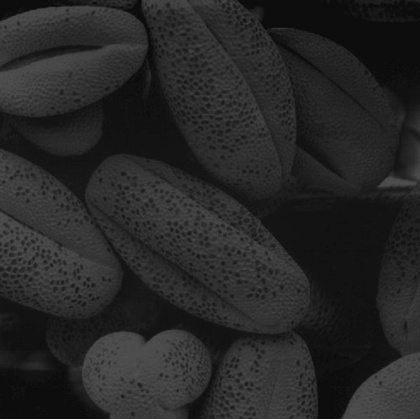
%> input picture Histogram Equilization & Specification/s.jpg, 420 x 419 px, shrunk from 570 x 569 before the run
$ octave 'Contrast Streching.m'   (GNU Octave 9; MATLAB toolbox functions it lacks are replaced by stand-ins)
%> lines starting %> are read from the running program, lines starting %| are printed output that depends on the picture
% Fairuz Nawar - 170104122
clear all, close all, clc

i = imread('s.jpg');
%> i is the input picture: size 419x420x3 uint8; min 8, max 81, mean 38.7
input = rgb2gray(i);
[row,col]=size(input);
%> row = 419; col = 420
input=double(input);
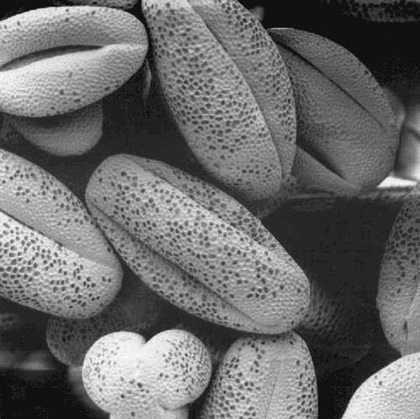
%> input: size 419x420 double; min 8, max 81, mean 38.7; mean of the top-left, top-right, bottom-left and bottom-right quarters 41, 32.8, 43.3, 37.9; drawn with min black and max white
R = uint8(ones(row,col));
A = min(min(input));
%> A = 8
B = max(max(input));
%> B = 81
D = double(B-A);
%> D = 73
M = double(255);
mul = double(M/D);
%> mul = 3.49
t1 = double(zeros(row,col));
t1 = double(input-A);
t2 = double(t1*mul);
R = t2+A;

% Plot
figure;
subplot(2,2,1),imshow(uint8(input));
title('Original Image')
subplot(2,2,2),imshow(uint8(R));
title('Stretched Image')

% Histogram
histogramIn = zeros(1,256);
histogramOut = zeros(1,256);
for i=1:row
    for j=1:col
        tx = uint8(input(i,j))+1;
        histogramIn(tx) = histogramIn(tx)+1;
        ty = uint8(R(i,j)+1);
        histogramOut(ty) = histogramOut(ty)+1;
    end
end
%> after the loop, histogramIn = 256 values, max 10069 at index 20, min 0 at index 1, mean 687.4; histogramOut = 256 values, max 10069 at index 47, min 0 at index 1, mean 687.4

subplot(2,2,3),
bar(histogramIn);
title('Histogram plot Input')
xlabel('Pixel')
ylabel('Frequency')
subplot(2,2,4), bar(histogramOut);
title('Histogram plot Output')
xlabel('Pixel')
ylabel('Frequency')
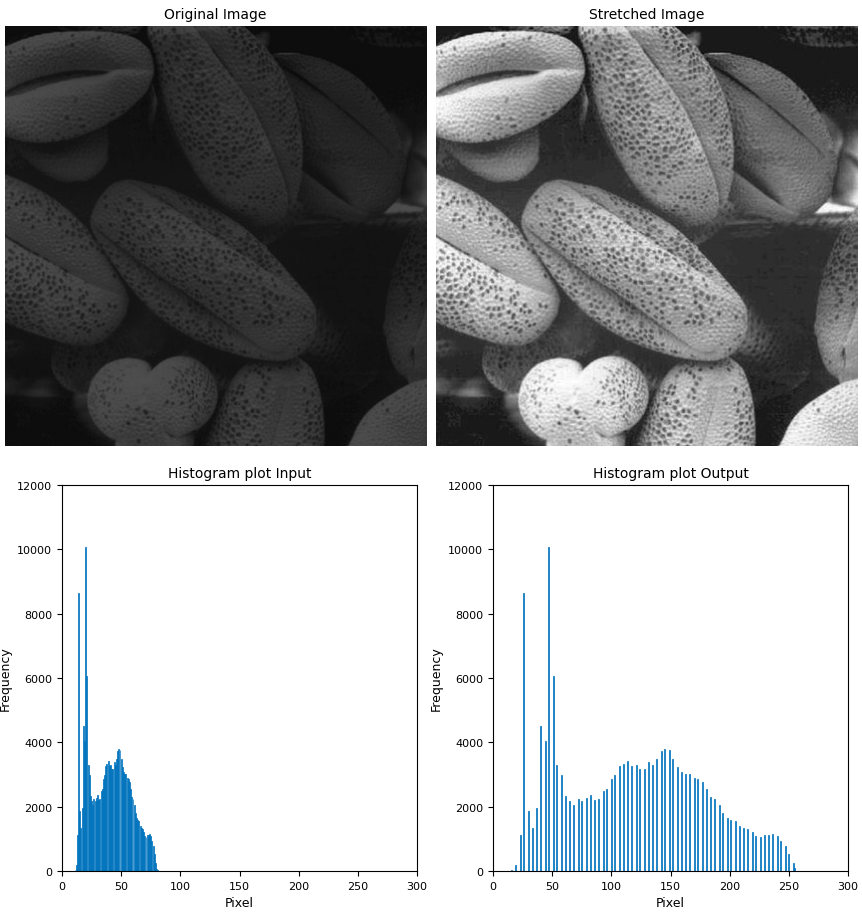
%> figure redrawn from the program's plot data, 4 panels
